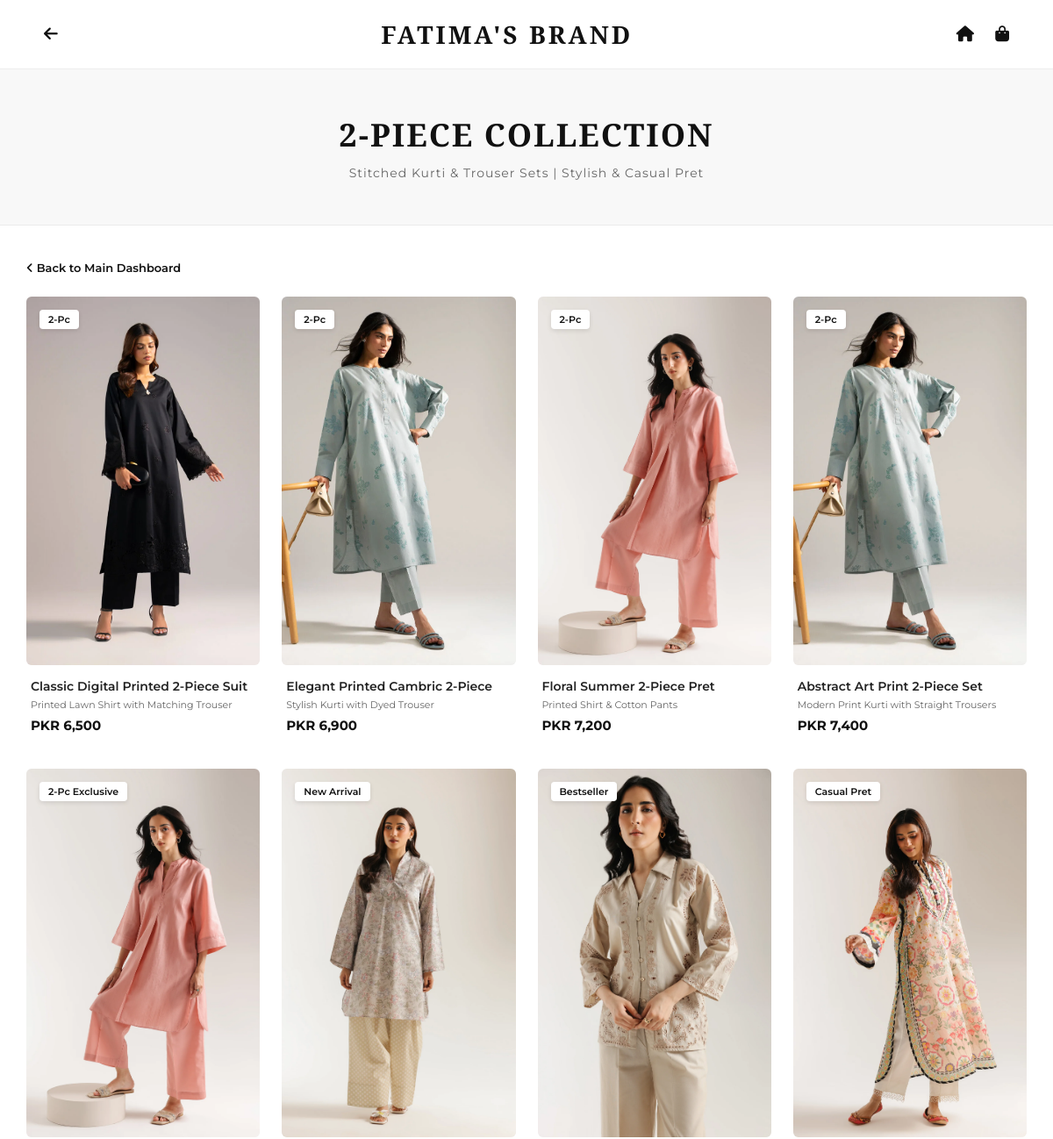
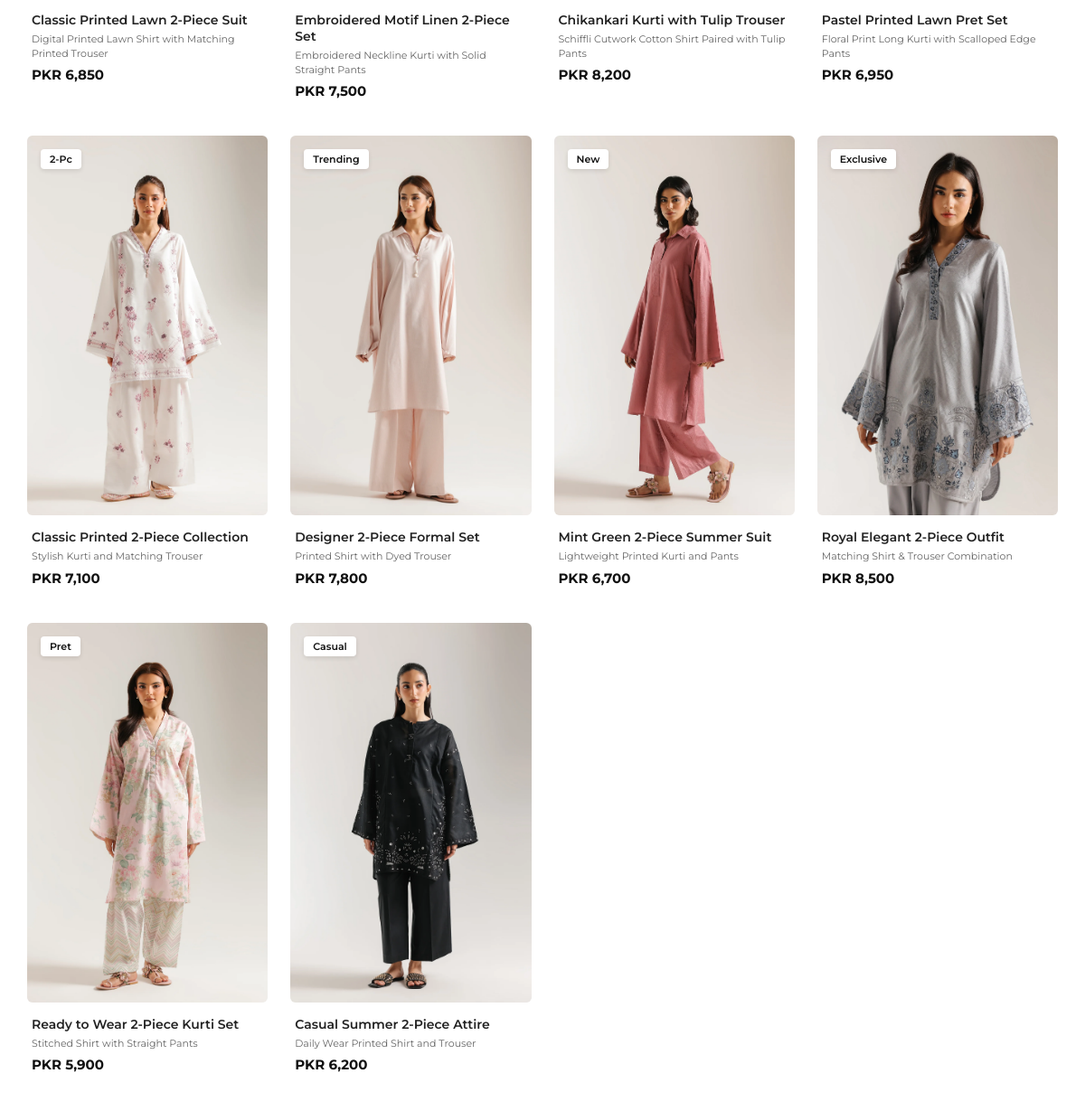
Screenshot of /2pcs with the database file from the repository (2 pictures, top to bottom).
### app.py (models this page shows, shortened)
class Product(db.Model):
    id = db.Column(db.Integer, primary_key=True)
    title = db.Column(db.String(200), nullable=False)
    details = db.Column(db.String(500), nullable=False)
    price = db.Column(db.String(50), nullable=False)
    tag = db.Column(db.String(50), nullable=False)
    image = db.Column(db.String(200), nullable=False)
    category = db.Column(db.String(50), nullable=False) # e.g., 'home', '2pcs', '3pcs', etc.

### app.py (the view)
@app.route('/2pcs')
def two_piece_page():
    products = Product.query.filter_by(category='2pcs').all()
    return render_template('twopiece.html', products=products)

### templates/twopiece.html (shortened to what this page needs)
<!DOCTYPE html>
<html lang="en">
<head>
    <link rel="stylesheet" href="https://cdnjs.cloudflare.com/ajax/libs/font-awesome/6.4.0/css/all.min.css">
</head>
<body>
    <header class="main-header">
        <a href="/" class="icon-btn"><i class="fas fa-arrow-left"></i></a>
        <div class="brand-logo">
            <a href="/"><h1>FATIMA'S BRAND</h1></a>
        </div>
        <div>
            <a href="/" class="icon-btn"><i class="fas fa-home"></i></a>
            <a href="#" class="icon-btn"><i class="fas fa-shopping-bag"></i></a>
        </div>
    </header>
    <section class="page-header-banner">
        <h1>2-PIECE COLLECTION</h1>
        <p>Stitched Kurti & Trouser Sets | Stylish & Casual Pret</p>
    </section>
    <main class="container">
        <div class="back-nav">
            <a href="/"><i class="fas fa-angle-left"></i> Back to Main Dashboard</a>
        </div>
        <div class="product-grid">
            {% for item in products %}
            <div class="product-card">
                <a href="{{ url_for('product_detail', product_id=item.id) }}" class="product-card-link">
                    <div class="card-image-box">
                        <span class="badge">{{ item.tag }}</span>
                        <img src="{{ url_for('static', filename=item.image) }}" alt="{{ item.title }}">
                    </div>
                    <div class="product-info">
                        <h3 class="product-title">{{ item.title }}</h3>
                        <p class="product-details">{{ item.details }}</p>
                        <p class="product-price">{{ item.price }}</p>
                    </div>
                </a>
            </div>
            {% else %}
            <p>No 2-Piece Suits added yet.</p>
            {% endfor %}
        </div>
    </main>
</body>
</html>

### templates/twopiece.html (style rules this page uses)
* { margin: 0; padding: 0; box-sizing: border-box; font-family: 'Montserrat', sans-serif; }
body { background-color: #ffffff; color: #111111; }
.main-header { display: flex; justify-content: space-between; align-items: center; padding: 20px 40px; border-bottom: 1px solid #eeeeee; background: #ffffff; position: sticky; top: 0; z-index: 100; }
.brand-logo a { text-decoration: none; color: #111111; }
.brand-logo h1 { font-family: 'Cinzel', serif; font-size: 28px; font-weight: 700; letter-spacing: 3px; text-transform: uppercase; }
.icon-btn { background: none; border: none; font-size: 18px; color: #111111; margin: 0 10px; cursor: pointer; text-decoration: none; }
.page-header-banner { background: #f8f8f8; padding: 50px 20px; text-align: center; border-bottom: 1px solid #ebebeb; }
.page-header-banner h1 { font-family: 'Cinzel', serif; font-size: 36px; margin-bottom: 10px; letter-spacing: 2px; }
.page-header-banner p { font-size: 14px; color: #666; letter-spacing: 1px; }
.container { max-width: 1400px; margin: 40px auto; padding: 0 30px; }
.back-nav { margin-bottom: 25px; font-size: 13px; }
.back-nav a { color: #111; text-decoration: none; font-weight: 600; }
.product-grid { display: grid; grid-template-columns: repeat(4, 1fr); gap: 25px; }
.product-card { background: #ffffff; cursor: pointer; }
.product-card-link { text-decoration: none; color: inherit; display: block; }
.card-image-box { position: relative; overflow: hidden; background: #f7f7f7; border-radius: 6px; }
.card-image-box img { width: 100%; height: 420px; object-fit: cover; display: block; transition: transform 0.5s ease; }
.badge { position: absolute; top: 15px; left: 15px; background: #ffffff; padding: 4px 10px; font-size: 11px; font-weight: 600; border-radius: 4px; box-shadow: 0 2px 5px rgba(0,0,0,0.1); z-index: 2; }
.product-info { padding: 15px 5px; }
.product-title { font-size: 14px; font-weight: 600; margin-bottom: 5px; color: #222222; }
.product-details { font-size: 11px; color: #666666; margin-bottom: 6px; line-height: 1.4; }
.product-price { font-size: 15px; font-weight: 700; color: #111111; }

### rows the page displays
Product: tag "2-Pc", image (picture), title "Classic Digital Printed 2-Piece Suit", details "Printed Lawn Shirt with Matching Trouser", price "PKR 6,500"
Product: tag "2-Pc", image (picture), title "Elegant Printed Cambric 2-Piece", details "Stylish Kurti with Dyed Trouser", price "PKR 6,900"
Product: tag "2-Pc", image (picture), title "Floral Summer 2-Piece Pret", details "Printed Shirt & Cotton Pants", price "PKR 7,200"
Product: tag "2-Pc", image (picture), title "Abstract Art Print 2-Piece Set", details "Modern Print Kurti with Straight Trousers", price "PKR 7,400"
Product: tag "2-Pc Exclusive", image (picture), title "Classic Printed Lawn 2-Piece Suit", details "Digital Printed Lawn Shirt with Matching Printed Trouser", price "PKR 6,850"
Product: tag "New Arrival", image (picture), title "Embroidered Motif Linen 2-Piece Set", details "Embroidered Neckline Kurti with Solid Straight Pants", price "PKR 7,500"
Product: tag "Bestseller", image (picture), title "Chikankari Kurti with Tulip Trouser", details "Schiffli Cutwork Cotton Shirt Paired with Tulip Pants", price "PKR 8,200"
Product: tag "Casual Pret", image (picture), title "Pastel Printed Lawn Pret Set", details "Floral Print Long Kurti with Scalloped Edge Pants", price "PKR 6,950"
Product: tag "2-Pc", image (picture), title "Classic Printed 2-Piece Collection", details "Stylish Kurti and Matching Trouser", price "PKR 7,100"
Product: tag "Trending", image (picture), title "Designer 2-Piece Formal Set", details "Printed Shirt with Dyed Trouser", price "PKR 7,800"
Product: tag "New", image (picture), title "Mint Green 2-Piece Summer Suit", details "Lightweight Printed Kurti and Pants", price "PKR 6,700"
Product: tag "Exclusive", image (picture), title "Royal Elegant 2-Piece Outfit", details "Matching Shirt & Trouser Combination", price "PKR 8,500"
Product: tag "Pret", image (picture), title "Ready to Wear 2-Piece Kurti Set", details "Stitched Shirt with Straight Pants", price "PKR 5,900"
Product: tag "Casual", image (picture), title "Casual Summer 2-Piece Attire", details "Daily Wear Printed Shirt and Trouser", price "PKR 6,200"
